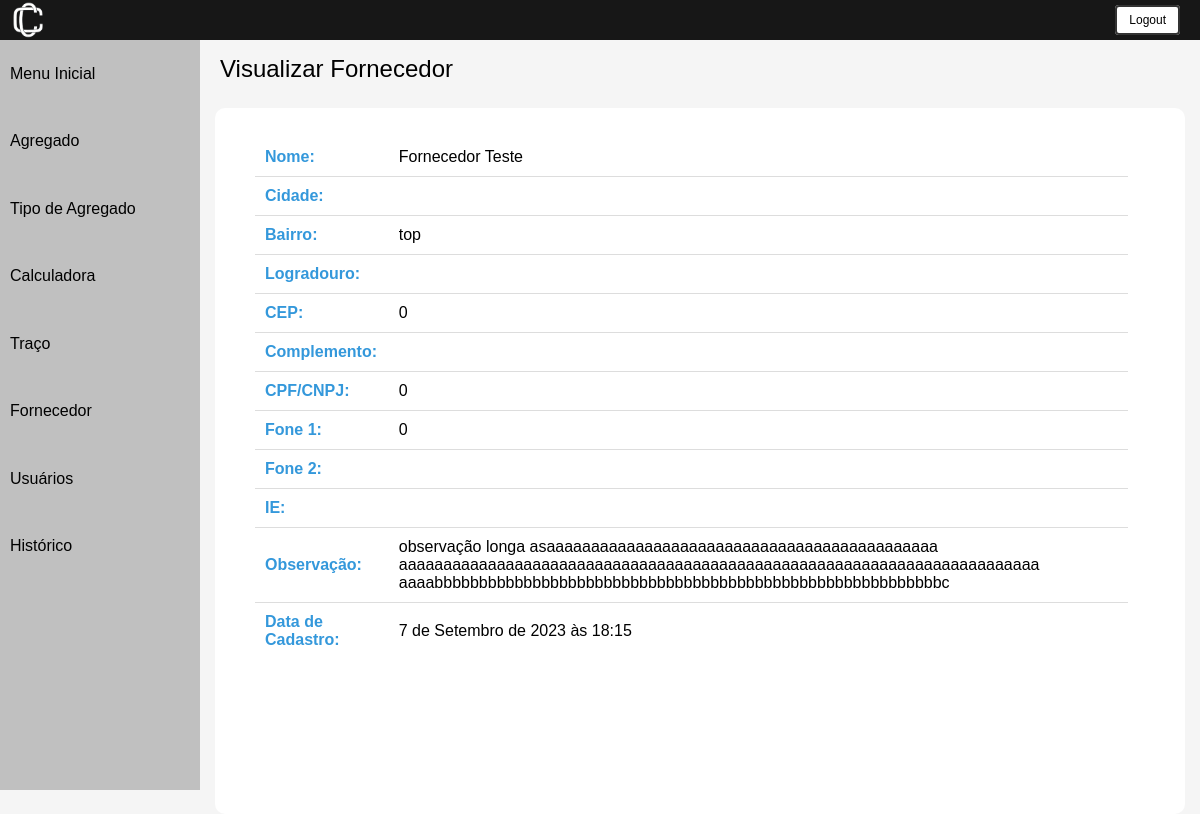
/inspecionar_fornecedor/1/ (signed in), run on the app's committed database.
### usuarios/models.py (models this page shows, shortened)
class Fornecedor(models.Model):
    nome = models.CharField(max_length=50)
    cidade = models.CharField(max_length=50, null=True)
    bairro = models.CharField(max_length=50, null=True)
    logradouro = models.CharField(max_length=50, null=True)
    CEP = models.CharField(max_length=8)
    complemento = models.CharField(max_length=150, null=True)
    cpf_cnpj = models.CharField(max_length=14)
    fone_1 = models.CharField(max_length=11)
    fone_2 = models.CharField(max_length=11, null=True)
    ie = models.CharField(max_length=9, null=True)
    observacao = models.CharField(max_length=200, null=True)
    data_cadastro = models.DateTimeField(default=timezone.now)
    class Meta:
        db_table = "fornecedor"

### usuarios/views.py (the view)
# urls.py: path('inspecionar_fornecedor/<int:pk>/', views.inspecionar_fornecedor, name='inspecionar_fornecedor'),
@login_required
def inspecionar_fornecedor(request, pk):
    fornecedor = get_object_or_404(Fornecedor, pk=pk)
    return render(request, 'fornecedor/inspecionar.html', {'fornecedor': fornecedor})

### usuarios/templates/fornecedor/inspecionar.html (shortened to what this page needs)
{% extends 'base.html' %}
{% load static %}
{% block content %}
<html lang="pt-br">
<head>
    <link rel="stylesheet" href="{% static 'css/inspectionar.css' %}">
    <link rel="stylesheet" href="https://cdnjs.cloudflare.com/ajax/libs/font-awesome/5.15.4/css/all.min.css">
</head>
<body>
     {% include "utils/header.html" %}
    <div class="container">
        {% include "utils/sidebar.html" %}
        <div class="content">
        <div class="cadastrar_btn">
            <a class="nome-pagina">Visualizar Fornecedor</a>
        </div>
            <div class = 'all-content'>
                <div class="lista">
                    <table class="resultado-table">
                        <tbody>
                            <tr class="header-row">
                                <td class="header-cell">Nome:</td>
                                <td>{{ fornecedor.nome }}</td>
                            </tr>
                            <tr class="header-row">
                                <td class="header-cell">Cidade:</td>
                                <td>{{ fornecedor.cidade }}</td>
                            </tr>
                            <tr class="header-row">
                                <td class="header-cell">Bairro:</td>
                                <td>{{ fornecedor.bairro }}</td>
                            </tr>
                            <tr class="header-row">
                                <td class="header-cell">Logradouro:</td>
                                <td>{{ fornecedor.logradouro }}</td>
                            </tr>
                            <tr class="header-row">
                                <td class="header-cell">CEP:</td>
                                <td>{{ fornecedor.CEP }}</td>
                            </tr>
                            <tr class="header-row">
                                <td class="header-cell">Complemento:</td>
                                <td>{{ fornecedor.complemento }}</td>
                            </tr>
                            <tr class="header-row">
                                <td class="header-cell">CPF/CNPJ:</td>
                                <td>{{ fornecedor.cpf_cnpj }}</td>
                            </tr>
                            <tr class="header-row">
                                <td class="header-cell">Fone 1:</td>
                                <td>{{ fornecedor.fone_1 }}</td>
                            </tr>
                            <tr class="header-row">
                                <td class="header-cell">Fone 2:</td>
                                <td>{{ fornecedor.fone_2 }}</td>
                            </tr>
                            <tr class="header-row">
                                <td class="header-cell">IE:</td>
                                <td>{{ fornecedor.ie }}</td>
                            </tr>
                            <tr class="header-row">
                                <td class="header-cell">Observação:</td>
                                <td>{{ fornecedor.observacao }}</td>
                            </tr>
                            <tr class="header-row">
                                <td class="header-cell">Data de Cadastro:</td>
                                <td>{{ fornecedor.data_cadastro }}</td>
                            </tr>
                        </tbody>
                    </table>
                </div>
                </div>
        </div>
    </div>
</body>
{% endblock %}

### usuarios/static/css/inspectionar.css (style rules this page uses)
* { margin: 0; padding: 0; color: inherit; }
body { font-family: arial, helvetica, sans-serif; font-size: 12px; background: #F5F5F5; min-height: 100vh; }
.container { display: flex; min-height: calc(100vh - 50px); }
.content { flex: 1; margin: 15px; }
.nome-pagina { text-align: left; font-size: 24px; padding: 5px; }
.all-content { margin-top: 25px; width: 100%; height:98%; background-color: white; border-radius: 10px; }
.lista { padding-top: 30px; }
.header-row .header-cell { font-weight: bold; color: #3498db; }
.resultado-table { width: 90%; border-collapse: collapse; margin-left: 40px; }
.resultado-table td { padding: 10px; border-bottom: 1px solid #ddd; }
.resultado-table tr:last-child td { border-bottom: none; }

### data on the page
Fornecedor: nome "Fornecedor Teste", bairro "top", CEP "0", cpf_cnpj "0", fone_1 "0", observacao "observação longa asaaaaaaaaaaaaaaaaaaaaaaaaaaaaaaaaaaaaaaaaaaaa aaaaaaaaaaaaaaaaaaaaaaaaaaaaaaaaaaaaaaaaaaaaaaaaaaaaaaaaaaaaaaaaaaaaaaaa aaaabbbbbbbbbbbbbbbbbbbbbbbbbbbbbbbbbbbbbbbbbbbbbbbbbbbbbbbbbc", data_cadastro "7 de Setembro de 2023 às 18:15"
